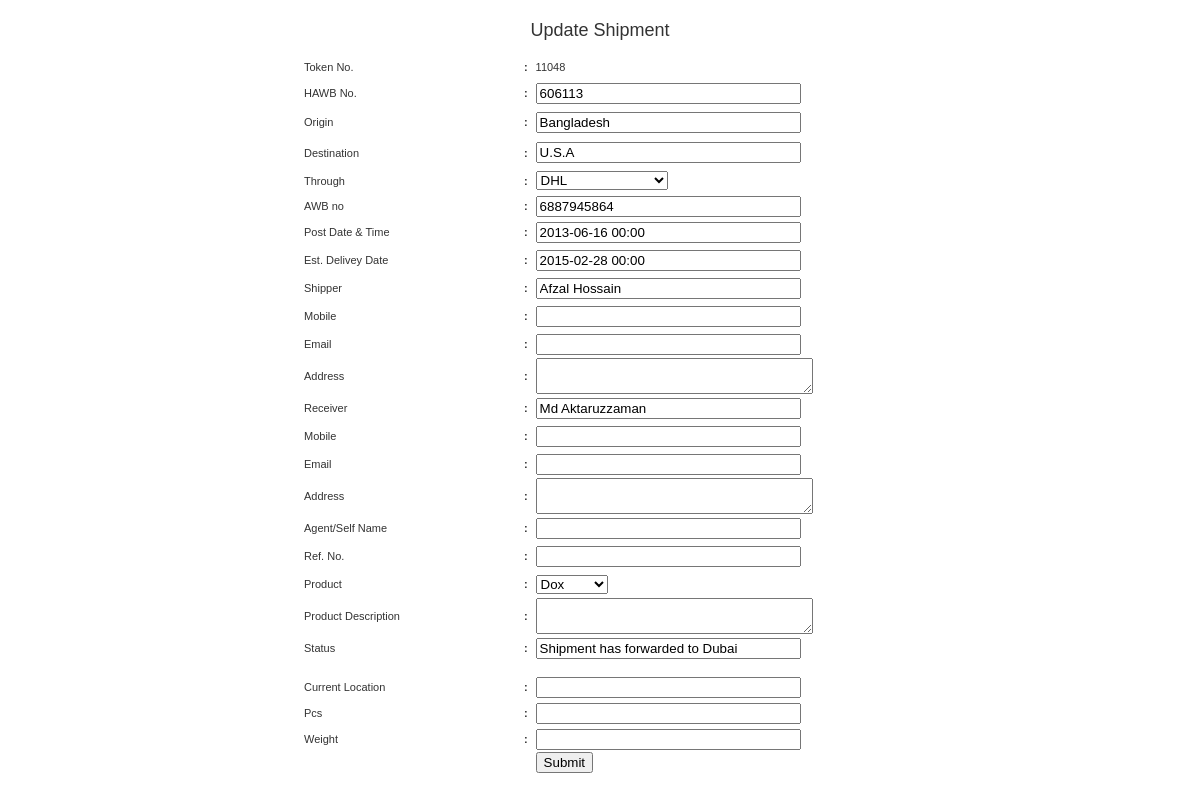
Screenshot of /inertinfo.php?option=edit&ref=606113 with the database file from the repository.
### tables this page shows
CREATE TABLE `shipment` (
  `serial` int(10) NOT NULL,
  `HAWB` varchar(255) DEFAULT NULL,
  `origin` varchar(255) DEFAULT NULL,
  `destination` varchar(255) DEFAULT NULL,
  `media` varchar(255) DEFAULT NULL,
  `AWB` varchar(255) DEFAULT NULL,
  `pdate` varchar(255) DEFAULT NULL,
  `shipper` varchar(20) NOT NULL,
  `receiver` varchar(20) NOT NULL,
  `product` int(11) NOT NULL,
  `status` varchar(255) DEFAULT NULL,
  `smobile` varchar(50) DEFAULT NULL,
  `semail` varchar(150) DEFAULT NULL,
  `saddress` varchar(500) DEFAULT NULL,
  `rmobile` varchar(50) DEFAULT NULL,
  `remail` varchar(150) DEFAULT NULL,
  `raddress` varchar(500) DEFAULT NULL,
  `edate` date NOT NULL,
  `refname` varchar(200) NOT NULL,
  `agentname` varchar(200) NOT NULL,
  `cLocation` varchar(100) NOT NULL,
  `pcs` varchar(20) NOT NULL,
  `weight` varchar(20) NOT NULL,
  `pdescription` varchar(255) NOT NULL
);

### inertinfo.php (the view, shortened to what this page needs)
<?php
$hawb_no=$_REQUEST['ref'];
?>
<html>
<link href="admin_css/generalrules.css" rel="stylesheet" type="text/css" />
<link href="css/style.css" rel="stylesheet" type="text/css">
<head>
	<link type="text/css" href="css/jquery.simple-dtpicker.css" rel="stylesheet" />
</head>
<body>
<div align="center"><br>
  <font size="+1">Update Shipment</font><br>
</div><br />
<table width="50%" border="0" align="center" cellpadding="0" cellspacing="0">
<form name="modifytrack" action="succmodifytrack.php" method="post" target="mainFrame">
  <?php
  $sql="select * from shipment where HAWB='$hawb_no'";
  $result=mysql_query($sql) or die(mysql_error());
  while($row=mysql_fetch_array($result))
  {
  ?>
  <tr>
    <td width="169" class="p01quote">Token No. </td>
    <td width="9" class="p02"><strong>:</strong></td>
      <td width="215" height="27"><?php echo $row['serial'];?></td>
  </tr>
  <tr>
    <td class="p01quote">HAWB No. </td>
    <td class="p02"><strong>:</strong></td>
    <td height="26" class="tabfontfocus"><input name="hawb_num" type="text" size="30" value="<?php echo $row['HAWB'];?>" readonlyss></td>
  </tr>
  <tr>
    <td class="p01quote">Origin</td>
    <td class="p02"><strong>:</strong></td>
    <td height="32" class="tabfontfocus"><input name="origin" type="text" size="30" value="<?php echo $row['origin'];?>"></td>
  </tr>
  <tr>
    <td class="p01quote">Destination</td>
    <td class="p02"><strong>:</strong></td>
    <td height="29" class="tabfontfocus"><input name="destination" type="text" size="30" value="<?php echo $row['destination'];?>"></td>
  </tr>
  <tr>
  <?php
  $media_name=$row['media'];
  $product_name=$row['product'];
  ?>
    <td class="p01quote">Through</td>
    <td class="p02"><strong>:</strong></td>
    <td height="27" class="tabfontfocus"><select name="through">
        <?php
		$sql1="select * from media";
		$res1=mysql_query($sql1) or die(mysql_error());
		while($row1=mysql_fetch_array($res1))
		{
		if($media_name==$row1['m_id'])
		{
			$sel='Selected';
		}
		else
		{
			$sel='';
		}
		?>
        <option value="<?php echo $row1['m_id']; ?>" <?php echo $sel;?>> <?php echo $row1['media_name'];?></option>
        <?php
		}
	?>
      </select></td>
  </tr>
  <tr>
    <td class="p01quote">AWB no</td>
    <td class="p02"><strong>:</strong></td>
    <td height="24" class="tabfontfocus"><input name="awb_num" type="text" size="30" value="<?php echo $row['AWB'];?>" ></td>
  </tr>
  <tr>
    <td class="p01quote">Post Date &amp; Time</td>
    <td class="p02"><strong>:</strong></td>
    <td height="28" class="tabfontfocus"><input name="post_date" type="text" size="30" value="<?php echo $row['pdate'];?>"></td>
  </tr>
  <tr>
    <td class="p01quote">Est. Delivey Date</td>
    <td class="p02"><strong>:</strong></td>
    <td height="28" class="tabfontfocus"><input name="edate" type="text" size="30" value="<?php echo $row['edate'];?>"></td>
  </tr
  ><tr>
    <td class="p01quote">Shipper</td>
    <td class="p02"><strong>:</strong></td>
    <td height="28" class="tabfontfocus"><input name="shipper" type="text" size="30" value="<?php echo $row['shipper'];?>"></td>
  </tr>
   <tr>
    <td class="p02bold">Mobile</td>
    <td class="p02"><strong>:</strong></td>
    <td height="28" class="tabfontfocus"><input name="smobile" type="text" size="30" value="<?php echo $row['smobile'];?>"></td>
  </tr>
  <tr>
    <td class="p02bold">Email</td>
    <td class="p02"><strong>:</strong></td>
    <td height="28" class="tabfontfocus"><input name="semail" type="text" size="30" value="<?php echo $row['semail'];?>"></td>
  </tr> <tr>
    <td class="p02bold">Address</td>
    <td class="p02"><strong>:</strong></td>
    <td height="28" class="tabfontfocus"><textarea name="saddress" cols="32"><?php echo $row['saddress'];?></textarea></td>
  </tr>
  <tr>
    <td class="p01quote">Receiver</td>
    <td class="p02"><strong>:</strong></td>
    <td height="28" class="tabfontfocus"><input name="receiver" type="text" size="30" value="<?php echo $row['receiver'];?>"></td>
  </tr>
   <tr>
    <td class="p02bold">Mobile</td>
    <td class="p02"><strong>:</strong></td>
    <td height="28" class="tabfontfocus"><input name="rmobile" type="text" size="30" value="<?php echo $row['rmobile'];?>"></td>
  </tr>
  <tr>
    <td class="p02bold">Email</td>
    <td class="p02"><strong>:</strong></td>
    <td height="28" class="tabfontfocus"><input name="remail" type="text" size="30" value="<?php echo $row['remail'];?>"></td>
  </tr> <tr>
    <td class="p02bold">Address</td>
    <td class="p02"><strong>:</strong></td>
    <td height="28" class="tabfontfocus"><textarea name="raddress" cols="32"><?php echo $row['raddress'];?></textarea></td>
  </tr>
   <tr>
    <td class="p02bold">Agent/Self Name</td>
    <td class="p02"><strong>:</strong></td>
    <td height="28" class="tabfontfocus"><input name="agentname" value="<?php echo $row['agentname'];?>" type="text" size="30"></td>
  </tr> <tr>
    <td class="p02bold">Ref. No.</td>
    <td class="p02"><strong>:</strong></td>
    <td height="28" class="tabfontfocus"><input name="refname" value="<?php echo $row['refname'];?>" type="text" size="30"></td>
  </tr>
  <tr>
    <td class="p01quote">Product</td>
    <td class="p02"><strong>:</strong></td>
    <td height="28" class="tabfontfocus"><select name="product">
        <?php
			$sql="select * from product";
			$res=mysql_query($sql) or die(mysql_error());
			while($id=mysql_fetch_array($res))
			{
				if($product_name==$id['p_id'])
				{
					$sel='Selected';
				}
				else
				{
					$sel='';
				}
			?>
			<option value="<?php echo $id['p_id'];?>" <?php echo $sel;?>> <?php echo $id['p_name'];?></option>
			<?php
			}
		?>
      </select></td>
  </tr>
  <tr>
    <td class="p02bold">Product Description</td>
    <td class="p02"><strong>:</strong></td>
    <td height="28" class="tabfontfocus"><textarea name="pdescription" cols="32"><?php echo $row['pdescription'];?></textarea></td>
  </tr>
  <tr>
    <td class="p01quote">Status</td>
    <td class="p02"><strong>:</strong></td>
    <td height="28" class="tabfontfocus"><input name="status" type="text" size="30" value="<?php echo $row['status'];?>"></td>
  </tr>
	<tr>
		<td colspan="3">&nbsp;</td>
	</tr>
     <tr>
    <td class="p02bold">Current Location</td>
    <td class="p02"><strong>:</strong></td>
    <td height="26" class="tabfontfocus"><input name="cLocation" type="text" size="30" value="<?php echo $row['cLocation'];?>"></td>
  </tr>
   <tr>
    <td class="p02bold">Pcs</td>
    <td class="p02"><strong>:</strong></td>
    <td height="26" class="tabfontfocus"><input name="pcs" type="text" size="30" value="<?php echo $row['pcs'];?>"></td>
  </tr>
   <tr>
    <td class="p02bold">Weight</td>
    <td class="p02"><strong>:</strong></td>
    <td height="26" class="tabfontfocus"><input name="weight" type="text" size="30" value="<?php echo $row['weight'];?>"></td>
  </tr>
  <tr>
    <td class="p01quote">&nbsp;</td>
    <td class="tabfontfocus">&nbsp;</td>
    <td height="14" class="tabfontfocus"><input type="submit" name="Submit" value="Submit"></td>
  </tr>
  <?php } ?>
  </form>
</table>
<br>
</body>
</html>

### admin_css/generalrules.css (style rules this page uses)
BODY { FONT-SIZE: 11px; COLOR: #333333; FONT-FAMILY: Arial, Verdana, Helvetica, Geneva, sans-serif; TEXT-ALIGN: center }
TABLE { FONT-SIZE: 11px; COLOR: #333333; FONT-FAMILY: Arial, Verdana, Helvetica, Geneva, sans-serif }
FORM { MARGIN: 0px }
.tabfontfocus { FONT-WEIGHT: normal; FONT-SIZE: 11px; COLOR: #333333; font-family: Verdana, Arial, Helvetica, sans-serif; text-decoration: none; }

### rows the page displays
shipment: serial "11048", hawb_num "606113", origin "Bangladesh", destination "U.S.A", awb_num "6887945864", post_date "2013-06-16 00:00", edate "2015-02-28 00:00", shipper "Afzal Hossain", receiver "Md Aktaruzzaman", status "Shipment has forwarded to Dubai"

### other values shown
form field through "DHL"
form field product "Dox"
